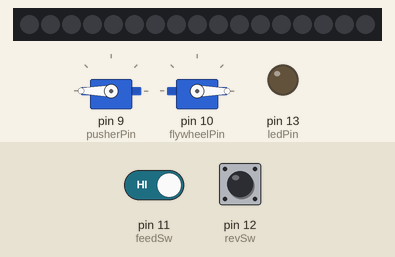
This sketch was run on a simulated Arduino Uno, built with avr-gcc and run on an emulated ATmega328P. Parts: 2 × servo, 17 RGB LEDs in strip order, left to right, output pins drawn as LEDs (lit = HIGH). The inputs (shaded band) are chosen by the test bench; at power-on: pin 12 (revSw) HIGH, pin 11 (feedSw) HIGH. Dim RGB values are drawn brighter than linear.

Above: at 2.2 s.
2.3 s: pin 12 (revSw) pulled LOW for 0.15 s
At 3.1 s:
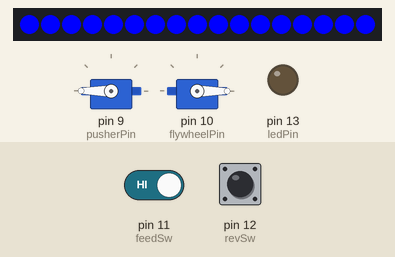
3.9 s: pin 12 (revSw) pulled LOW for 1 s
At 5.01 s:
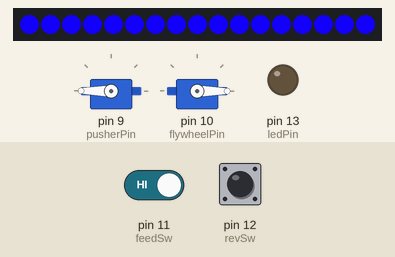
6.4 s: pin 11 (feedSw) driven LOW and pin 12 (revSw) driven LOW
At 7.98 s:
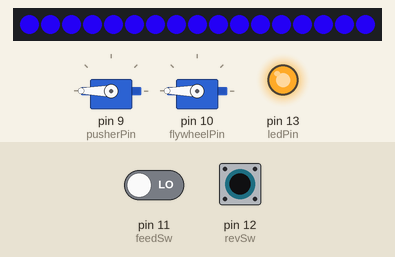
8.0 s: pin 11 (feedSw) driven HIGH
At 8.9 s:
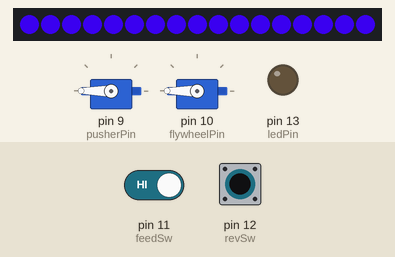
11.0 s: pin 12 (revSw) driven HIGH
At 11.15 s:
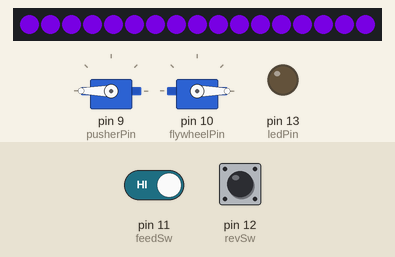
12.8 s: pin 12 (revSw) driven LOW
At 13.4 s:
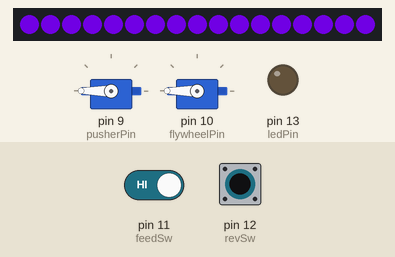
Timing chart, 0 to 15.8 s (numbered marks = the images above; inputs shaded):
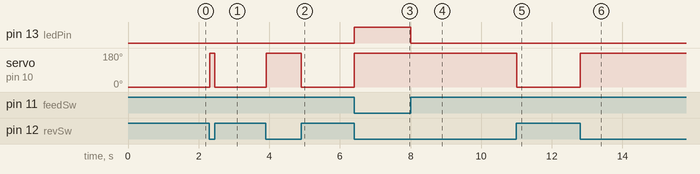

The sketch:

ardustrike.ino
```cpp
#include <Servo.h>

#include <Adafruit_NeoPixel.h>

//This code utilizes TiCoServo to prevent interference between the Neopixels and the ESCs as documented here https://learn.adafruit.com/neopixels-and-servos/overview
//NOTE: for triggers, HIGH means the trigger is NOT pressed and LOW means it is pressed.


#define PIXEL_COUNT 17

#define PIXEL_PIN 16

Adafruit_NeoPixel strip = Adafruit_NeoPixel(PIXEL_COUNT, PIXEL_PIN, NEO_GRB + NEO_KHZ800);

Servo pusherESC;
Servo spinESC;


//declare servo objects that will be used throughout the rest of the project.
// constants won't change. They're used here to set pin numbers:

const int ledPin = 13;      // the number of the LED pin

//define pins for Digital switches
const int revSw = 12;
const int feedSw = 11;

//define pins for ESCs
//set these to the PWM pins on your controller
//https://learn.adafruit.com/neopixels-and-servos/the-ticoservo-library
const int pusherPin = 9;
const int flywheelPin = 10;

int spinAverage = -10;
int feedAverage = -10;

const int ESCMinSpeed = 1000;   //this varies by ESC.  Min speed must be low enough to arm.  Refer to speec controller's documentation for this
const int feedESCMinSpeed = 250;   //this varies by ESC.  Min speed must be low enough to arm.  Refer to speec controller's documentation for this
const int feedESCMaxSpeed = 2000;   //this varies by ESC.  Max speed here is defined seperately to allow for controlling fire rates.  Refer to speec controller's documentation for this
const int ESCMaxSpeed = 1860;   //this varies by ESC.  You may want to set it slightly lower than the max supported to avoid overheating issues

//variables to determine if we need to make changes to esc spinning states.  Eliminates unnecessary servo.writemicrosecond() calls
bool spinchange = false;
bool feedchange = false;
bool ragechange = false;

// Variables will change:
int ledState = LOW;         // the current state of the output pin
int spinButtonState;             // the current reading from the spin input pin
int feedButtonState;            // the current reading from the feed input pin

//track if the flywheels are currently spinning.  Used to prevent pusher from being run when flywheels are stationary
bool spinning = false;
//track if pusher is running
bool pushing = false;
//track if there has a request for the pusher to be retracted.
bool retract = false;

int rage = 0;
int rageColor=0;
//variables used for settging neopixel colors
int redVal, greenVal, blueVal;

void setup() {

  pinMode(ledPin, OUTPUT);
  pinMode(revSw, INPUT_PULLUP);
  pinMode(feedSw, INPUT_PULLUP);

  // set initial LED state
  digitalWrite(ledPin, ledState);

  pusherESC.attach(pusherPin, feedESCMinSpeed, feedESCMaxSpeed);
  spinESC.attach(flywheelPin,  ESCMinSpeed, ESCMaxSpeed);

  //write minimum spped to ESCs so they arm
  pusherESC.write(feedESCMinSpeed);
  spinESC.write(ESCMinSpeed);
  delay(1000);                  // waits for a second while the ESCs arm

  strip.begin();
  for (int i = 0; i < PIXEL_COUNT; i++) {
    //pixels.Color takes RGB values, from 0,0,0 up to 255,255,255
    strip.setPixelColor(i, strip.Color(0, 0, 0));
  }
  strip.show(); // Initialize all pixels to 'off'
}

void loop() {
  // read the state of the switch into a local variable:
  int spinReading = digitalRead(revSw);
  int feedReading = digitalRead(feedSw);


//Rev Trigger Handling
  if (spinReading == HIGH) {
    if (spinAverage < 9) {
      spinAverage++;
      spinAverage++; //we are incrementing spinAverage twice here since it is more important to stop the action quickly than start it quickly for safety sake
      spinchange = true; //set the spin change flag so that we can evaluate if the flywheels need to be stopped

    }
    if (rage > 0) {
      rage--;
      ragechange = true;
    }

  } else {
    if (spinAverage > -10) {
      spinAverage--;
      spinchange = true; //set the spin change flag so that we can evaluate if the flywheels need to be started
    }

     if (rage < 25500) {
      rage++;
      rage++;
      ragechange = true;
    }
  }


//Feed Trigger Handling

  if (feedReading == HIGH) {
    if (feedAverage < 9) {
      feedAverage++;
      feedAverage++; //we are incrementing feedAverage twice here since it is more important to stop the action quickly than start it quickly for safety sake
      feedchange=true; //set the feed change flag so that we can evaluate if the pusher needs to be started
    }
  } else {
    if (feedAverage > -10) {
      feedAverage--;
      feedchange=true; //set the feed change flag so that we can evaluate if the pusher needs to be started
    }
  }


  if(spinchange == true){
  if (spinAverage < 0) {
    spinESC.write(ESCMaxSpeed);
    spinning = true;
    spinchange = false; //reset spin change flag since the change has been processed
  } else {
    spinESC.write(ESCMinSpeed);
    spinning = false; //set spin state to false.
    spinchange = false; //reset spin change flag since the change has been processed

  }
  }


 if (spinning == true){ //check that flywheels are running before allowing pusher to engage.
  if(feedchange == true){ //only update pusher speed if the trigger state has changed
    if (feedAverage < 0) {
      ledState = HIGH;
      pusherESC.write(feedESCMaxSpeed);
      feedchange=false; //reset feed change flag since the change has been processed
      pushing=true;
    } else {
      //stop the pusher
      pusherESC.write(feedESCMinSpeed);
      ledState = LOW;
      feedchange = false; //reset feed change flag since the change has been processed
      pushing=false;
    }
  }
 }
 if (!spinning && pushing ){ //pusher is running and the flywheels are not.  THIS IS BAD! stop the pusher
  pusherESC.write(feedESCMinSpeed);
  ledState = LOW;
  pushing=false;
 }


  //Only update neopixel colors if they change
  if (ragechange){
  //set rage lighting colors


   rageColor = rage/100;

   redVal = rageColor;
   greenVal = 0;
   blueVal = 255 - rageColor;


   for (int i = 0; i < PIXEL_COUNT; i++) {
      strip.setPixelColor(i, strip.Color( redVal, greenVal, blueVal ));

    }
    strip.show(); // This sends the updated pixel color to the hardware.
    ragechange = false;
  }
  // set the LED state:
  digitalWrite(ledPin, ledState);
  //write the neopixels


}
```

Measured:
- after the input at 2.3 s, servo on pin 10 (flywheelPin): 0° → 180° at once, → 0° 0.14 s later; the LEDs: change at once (image 1)
- after the input at 3.9 s, servo on pin 10 (flywheelPin): 0° → 180° at once, → 0° 0.99 s later
- after the input at 6.4 s, pin 13 (ledPin): LOW → HIGH at once; servo on pin 10 (flywheelPin): 0° → 180° at once
- after the input at 8.0 s, pin 13 (ledPin): HIGH → LOW at once
- after the input at 11.0 s, servo on pin 10 (flywheelPin): 180° → 0° at once
- after the input at 12.8 s, servo on pin 10 (flywheelPin): 0° → 180° at once
